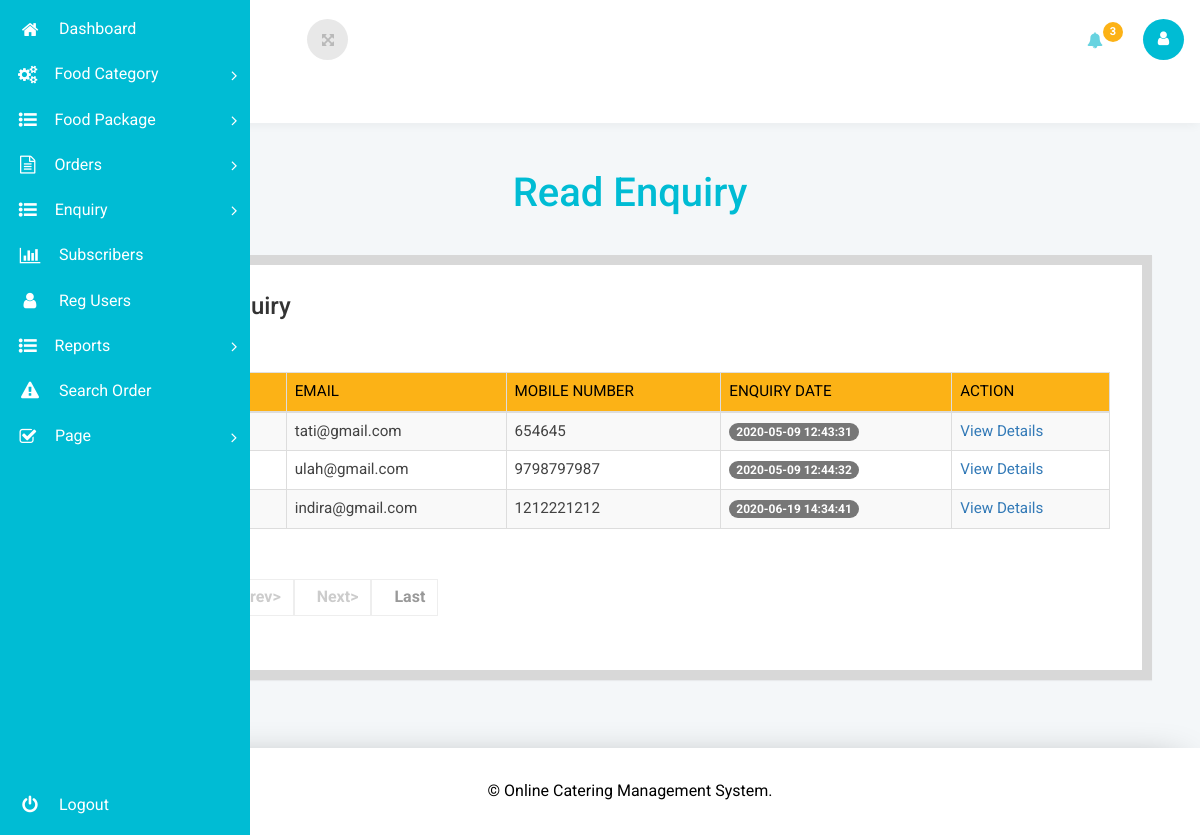
The app's page /ocms/admin/read-enquiry.php (signed in) with its own data.
### tables this page shows
CREATE TABLE `tblcontact` (
  `ID` int(10) NOT NULL,
  `Name` varchar(200) DEFAULT NULL,
  `MobileNumber` bigint(10) DEFAULT NULL,
  `Email` varchar(200) DEFAULT NULL,
  `Message` mediumtext DEFAULT NULL,
  `EnquiryDate` timestamp NOT NULL DEFAULT current_timestamp(),
  `IsRead` int(5) DEFAULT NULL
);

### ocms/admin/read-enquiry.php (the view, shortened to what this page needs)
<?php
include('includes/dbconnection.php');
if (strlen($_SESSION['ocmsaid']==0)) {
  header('location:logout.php');
  } else{
  ?>
<!DOCTYPE html>
<head>
<link rel="stylesheet" href="css/bootstrap.css">
<link href="css/style.css" rel='stylesheet' type='text/css' />
<link rel="stylesheet" href="css/font.css" type="text/css"/>
<link href="css/font-awesome.css" rel="stylesheet">
<link rel="stylesheet" type="text/css" href="css/table-style.css" />
<link rel="stylesheet" type="text/css" href="css/basictable.css" />
</head>
<body class="dashboard-page">
<?php include_once('includes/sidebar.php');?>
	<section class="wrapper scrollable">
		<?php include_once('includes/header.php');?>
		<div class="main-grid">
			<div class="agile-grids">
				<div class="table-heading">
					<h2>Read Enquiry</h2>
				</div>
				<div class="panel variations-panel">
					<div class="w3l-table-info">
					  <h3>Read Enquiry</h3>
					    <table class="table table-bordered table-striped table-vcenter js-dataTable-full-pagination">
						<thead>
						  <tr>
							<th>#</th>
							<<th>Name</th>
                                        <th>Email</th>
                                        <th>Mobile Number</th>
                                        <th>Enquiry Date</th>
                                        <th>Action</th>
						  </tr>
						</thead>
						<tbody>
							<?php
							 if (isset($_GET['pageno'])) {
            $pageno = $_GET['pageno'];
        } else {
            $pageno = 1;
        }
        $no_of_records_per_page = 10;
        $offset = ($pageno-1) * $no_of_records_per_page;
        $ret = "SELECT ID FROM tblcontact where IsRead='1' ";
 $query1 = $dbh -> prepare($ret);
$query1->execute();
$total_rows=$query1->rowCount();
$total_pages = ceil($total_rows / $no_of_records_per_page);
$sql="SELECT * from tblcontact where IsRead='1' LIMIT $offset, $no_of_records_per_page";
$query = $dbh -> prepare($sql);
$query->execute();
$results=$query->fetchAll(PDO::FETCH_OBJ);
$cnt=1;
if($query->rowCount() > 0)
{
foreach($results as $row)
{               ?>
						  <tr>
							<td><?php echo htmlentities($cnt);?></td>
							<td class="font-w600"><?php  echo htmlentities($row->Name);?></td>
                                        <td class="d-none d-sm-table-cell"><?php  echo htmlentities($row->Email);?></td>
                                        <td class="d-none d-sm-table-cell"><?php  echo htmlentities($row->MobileNumber);?></td>
                                        <td class="d-none d-sm-table-cell">
                                            <span class="badge badge-primary"><?php  echo htmlentities($row->EnquiryDate);?></span>
                                        </td>
                                         <td><a href="view-enquiry.php?viewid=<?php echo htmlentities ($row->ID);?>">View Details</a></td>
                                    </tr>
                                    <?php $cnt=$cnt+1;}} ?>
						</tbody>
					  </table>
					</div>
	<div align="left">
    <ul class="pagination" >
        <li><a href="?pageno=1"><strong>First></strong></a></li>
        <li class="<?php if($pageno <= 1){ echo 'disabled'; } ?>">
            <a href="<?php if($pageno <= 1){ echo '#'; } else { echo "?pageno=".($pageno - 1); } ?>"><strong style="padding-left: 10px">Prev></strong></a>
        </li>
        <li class="<?php if($pageno >= $total_pages){ echo 'disabled'; } ?>">
            <a href="<?php if($pageno >= $total_pages){ echo '#'; } else { echo "?pageno=".($pageno + 1); } ?>"><strong style="padding-left: 10px">Next></strong></a>
        </li>
        <li><a href="?pageno=<?php echo $total_pages; ?>"><strong style="padding-left: 10px">Last</strong></a></li>
    </ul>
</div>
				</div>
			</div>
		</div>
	<?php include_once('includes/footer.php');?>
	</section>
</body>
</html>
<?php }  ?>

### ocms/admin/css/table-style.css (style rules this page uses)
table { background: white; border-collapse: collapse; margin: 1.25em 0 0; width: 100%; }
table tr, table th, table td { border: none; border-bottom: 1px solid #e8e8e8; font-size: .95em; }
table th, table td { padding: 10px 12px; text-align: left; }
table th { background: #fcb216; color: #000000; text-transform: uppercase; }
table tr td { background: #f3faff; color: #424242; }
table tr:nth-of-type(2n+2) td { background: #ffffff; }
table { width: 100%; }
.table { margin: 30px 0; border-collapse: collapse; border-spacing: 0; empty-cells: show; border: 1px solid #e0e0e0; }
.table td, .table th { border-left: 1px solid #e0e0e0; border-width: 0 0 0 1px; font-size: inherit; margin: 0; overflow: visible; padding: 0.5em 1em; font-weight: normal; }
.table td:first-child, .table th:first-child { border-left-width: 0; }
.table thead, .table tfoot { background-color: #f05050; color: #fff; text-align: left; vertical-align: bottom; }
.table thead td, .table tfoot td, .table thead th, .table tfoot th { border-color: #fff; }
.table td { background-color: transparent; }

### records on screen
tblcontact: Email "tati@gmail.com", MobileNumber "654645", EnquiryDate "2020-05-09 12:43:31"
tblcontact: Email "ulah@gmail.com", MobileNumber "9798797987", EnquiryDate "2020-05-09 12:44:32"
tblcontact: Email "indira@gmail.com", MobileNumber "1212221212", EnquiryDate "2020-06-19 14:34:41"

### other values on screen
$totalorder "3"
